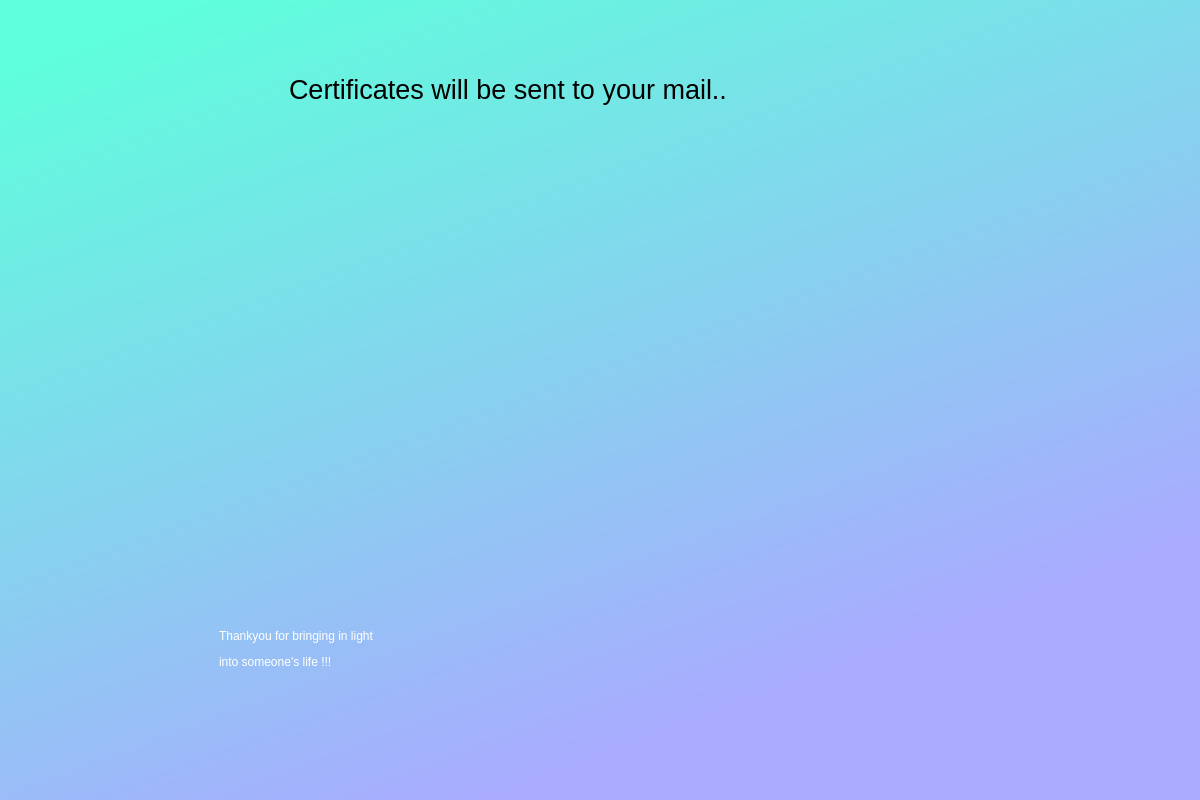
<?xml version="1.0" encoding="UTF-8"?>
<ui version="4.0">
 <class>Dialog</class>
 <widget class="QDialog" name="Dialog">
  <property name="geometry">
   <rect>
    <x>0</x>
    <y>0</y>
    <width>1200</width>
    <height>800</height>
   </rect>
  </property>
  <property name="windowTitle">
   <string>Dialog</string>
  </property>
  <widget class="QWidget" name="widget" native="true">
   <property name="geometry">
    <rect>
     <x>-1</x>
     <y>-1</y>
     <width>1201</width>
     <height>801</height>
    </rect>
   </property>
   <property name="styleSheet">
    <string notr="true">QWidget#widget{

background-color:qlineargradient(spread:pad, x1:0.031, y1:0.0629545, x2:0.526316, y2:0.943, stop:0 rgba(94, 255, 220, 255), stop:1 rgba(170, 170, 255, 255))}</string>
   </property>
   <widget class="QLabel" name="label_2">
    <property name="geometry">
     <rect>
      <x>220</x>
      <y>440</y>
      <width>831</width>
      <height>421</height>
     </rect>
    </property>
    <property name="styleSheet">
     <string notr="true">font: 36pt &quot;Comic Sans MS&quot;;

color:rgb(255, 255, 255)</string>
    </property>
    <property name="text">
     <string>&lt;html&gt;&lt;head/&gt;&lt;body&gt;&lt;p&gt;Thankyou for bringing in light&lt;/p&gt;&lt;p&gt;into someone's life !!! &lt;/p&gt;&lt;/body&gt;&lt;/html&gt;</string>
    </property>
   </widget>
   <widget class="QLabel" name="label">
    <property name="geometry">
     <rect>
      <x>390</x>
      <y>170</y>
      <width>391</width>
      <height>361</height>
     </rect>
    </property>
    <property name="styleSheet">
     <string notr="true">image: url(:/newPrefix/icon.png);</string>
    </property>
    <property name="text">
     <string/>
    </property>
    <property name="pixmap">
     <pixmap resource="Icon.qrc">:/newPrefix/icon.png</pixmap>
    </property>
    <property name="scaledContents">
     <bool>true</bool>
    </property>
   </widget>
   <widget class="QLabel" name="label_3">
    <property name="geometry">
     <rect>
      <x>290</x>
      <y>20</y>
      <width>601</width>
      <height>141</height>
     </rect>
    </property>
    <property name="styleSheet">
     <string notr="true">font: 36pt &quot;Comic Sans MS&quot;;

color:rgb(0,0,0)</string>
    </property>
    <property name="text">
     <string>&lt;html&gt;&lt;head/&gt;&lt;body&gt;&lt;p&gt;&lt;span style=&quot; font-size:20pt;&quot;&gt;Certificates will be sent to your mail..&lt;/span&gt;&lt;/p&gt;&lt;/body&gt;&lt;/html&gt;</string>
    </property>
   </widget>
  </widget>
 </widget>
 <resources>
  <include location="Icon.qrc"/>
 </resources>
 <connections/>
</ui>
